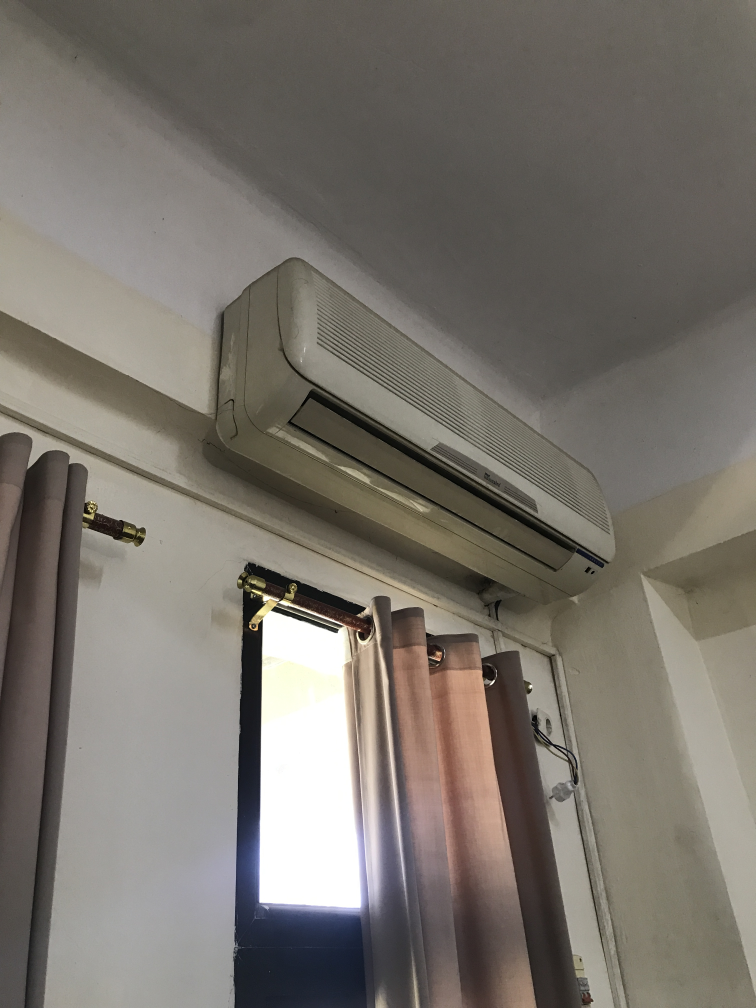
#> input picture S2/Vision/TP7/images/climatiseur/IMG_4389.JPG, 3024 x 4032 px (shown at 1/4 size); its folder holds 4 pictures in this run
$ python sfm.py
#> lines starting #> are read from the running program, lines starting #| are printed output that depends on the picture; long printed decimals are rounded
# Structure from Motion
# Authors: Arihant Gaur and Saurabh Kemekar
# Organization: IvLabs, VNIT


import cv2
import numpy as np
import os
from scipy.optimize import least_squares
import copy
import open3d as o3d
from tqdm import tqdm
import matplotlib.pyplot as plt

# Input Camera Intrinsic Parameters
# K = np.array([[2393.952166119461, -3.410605131648481e-13, 932.3821770809047], [0, 2398.118540286656, 628.2649953288065], [0, 0, 1]])

K = np.load("mtx.npy")
#> (reads S2/Vision/TP7/mtx.npy from the repository)


# Suppose if computationally heavy, then the images can be downsampled once. Note that downsampling is done in powers of two, that is, 1,2,4,8,...
downscale = 3
K[0,0] = K[0,0] / float(downscale)
K[1,1] = K[1,1] / float(downscale)
K[0,2] = K[0,2] / float(downscale)
K[1,2] = K[1,2] / float(downscale)

# Current Path Directory
path = os.getcwd()

# Input the directory where the images are kept. Note that the images have to be named in order for this particular implementation
#img_dir = path + '/Sample Dataset/'
# img_dir = 'images/door'
img_dir = 'images/climatiseur'

# A provision for bundle adjustment is added, for the newly added points from PnP, before being saved into point cloud. Note that it is still extremely slow
bundle_adjustment = False

# A function, to downscale the image in case SfM pipeline takes time to execute.
def img_downscale(img, downscale):
	downscale = int(downscale/2)
	i = 1
	while(i <= downscale):
		img = cv2.pyrDown(img)
		i = i + 1
	return img

# A function, for triangulation, given the image pair and their corresponding projection matrices
def Triangulation(P1, P2, pts1, pts2, K, repeat):
    if not repeat:
        points1 = np.transpose(pts1)
        points2 = np.transpose(pts2)
    else:
        points1 = pts1
        points2 = pts2

    cloud = cv2.triangulatePoints(P1, P2, points1, points2)
    cloud = cloud / cloud[3]

    return points1, points2, cloud


# Pipeline for Perspective - n - Point
def PnP(X, p, K, d, p_0, initial):
    # print(X.shape, p.shape, p_0.shape)
    if initial == 1:
        X = X[:, 0, :]
        p = p.T
        p_0 = p_0.T

    ret, rvecs, t, inliers = cv2.solvePnPRansac(X, p, K, d, cv2.SOLVEPNP_ITERATIVE)
    # print(X.shape, p.shape, t, rvecs)
    R, _ = cv2.Rodrigues(rvecs)

    if inliers is not None:
        p = p[inliers[:, 0]]
        X = X[inliers[:, 0]]
        p_0 = p_0[inliers[:, 0]]

    return R, t, p, X, p_0

# Calculation for Reprojection error in main pipeline
def ReprojectionError(X, pts, Rt, K, homogenity):
    total_error = 0
    R = Rt[:3, :3]
    t = Rt[:3, 3]

    r, _ = cv2.Rodrigues(R)
    if homogenity == 1:
        X = cv2.convertPointsFromHomogeneous(X.T)

    p, _ = cv2.projectPoints(X, r, t, K, distCoeffs=None)
    p = p[:, 0, :]
    p = np.float32(p)
    pts = np.float32(pts)
    if homogenity == 1:
        total_error = cv2.norm(p, pts.T, cv2.NORM_L2)
    else:
        total_error = cv2.norm(p, pts, cv2.NORM_L2)
    pts = pts.T
    tot_error = total_error / len(p)
    #print(p[0], pts[0])

    return tot_error, X, p


# Calculation of reprojection error for bundle adjustment
# [63 lines left out: functions OptimReprojectionError, BundleAdjustment, Draw_points, not called in this run]


def to_ply(path, point_cloud, colors, densify):
    out_points = point_cloud.reshape(-1, 3) * 200
    out_colors = colors.reshape(-1, 3)
    print(out_colors.shape, out_points.shape)
    verts = np.hstack([out_points, out_colors])

    # cleaning point cloud
    mean = np.mean(verts[:, :3], axis=0)
    temp = verts[:, :3] - mean
    dist = np.sqrt(temp[:, 0] ** 2 + temp[:, 1] ** 2 + temp[:, 2] ** 2)
    #print(dist.shape, np.mean(dist))
    indx = np.where(dist < np.mean(dist) + 300)
    verts = verts[indx]
    #print( verts.shape)
    ply_header = '''ply
		format ascii 1.0
		element vertex %(vert_num)d
		property float x
		property float y
		property float z
		property uchar blue
		property uchar green
		property uchar red
		end_header
		'''
    if not densify:
        with open(path + '/Point_Cloud/sparse.ply', 'w') as f:
            f.write(ply_header % dict(vert_num=len(verts)))
            np.savetxt(f, verts, '%f %f %f %d %d %d')
    else:
        with open(path + '/Point_Cloud/dense.ply', 'w') as f:
            f.write(ply_header % dict(vert_num=len(verts)))
            np.savetxt(f, verts, '%f %f %f %d %d %d')

# Camera pose registration. This is quite useful in visualizing the pose for each camera, along with the point cloud. It is currently disabled. Will be fixed later.
# [9 lines left out: function camera_orientation, not called in this run]


def common_points(pts1, pts2, pts3):
    '''Here pts1 represent the points image 2 find during 1-2 matching
    and pts2 is the points in image 2 find during matching of 2-3 '''
    indx1 = []
    indx2 = []
    for i in range(pts1.shape[0]):
        a = np.where(pts2 == pts1[i, :])
        if a[0].size == 0:
            pass
        else:
            indx1.append(i)
            indx2.append(a[0][0])

    '''temp_array1 and temp_array2 will which are not common '''
    temp_array1 = np.ma.array(pts2, mask=False)
    temp_array1.mask[indx2] = True
    temp_array1 = temp_array1.compressed()
    temp_array1 = temp_array1.reshape(int(temp_array1.shape[0] / 2), 2)

    temp_array2 = np.ma.array(pts3, mask=False)
    temp_array2.mask[indx2] = True
    temp_array2 = temp_array2.compressed()
    temp_array2 = temp_array2.reshape(int(temp_array2.shape[0] / 2), 2)
    print("Shape New Array", temp_array1.shape, temp_array2.shape)
    return np.array(indx1), np.array(indx2), temp_array1, temp_array2

# Feature detection for two images, followed by feature matching
def find_features(img0, img1):
    img0gray = cv2.cvtColor(img0, cv2.COLOR_BGR2GRAY)
    img1gray = cv2.cvtColor(img1, cv2.COLOR_BGR2GRAY)

    sift = cv2.SIFT_create()
    kp0, des0 = sift.detectAndCompute(img0gray, None)

    #lk_params = dict(winSize  = (15,15), maxLevel = 2, criteria = (cv2.TERM_CRITERIA_EPS | cv2.TERM_CRITERIA_COUNT, 10, 0.03))


    kp1, des1 = sift.detectAndCompute(img1gray, None)
    # [5 lines of commented-out code are left out]

    bf = cv2.BFMatcher()
    matches = bf.knnMatch(des0, des1, k=2)

    good = []
    for m, n in matches:
        if m.distance < 0.70 * n.distance:
            good.append(m)

    pts0 = np.float32([kp0[m.queryIdx].pt for m in good])
    pts1 = np.float32([kp1[m.trainIdx].pt for m in good])

    return pts0, pts1


cv2.namedWindow('image', cv2.WINDOW_NORMAL)

posearr = K.ravel()
R_t_0 = np.array([[1, 0, 0, 0], [0, 1, 0, 0], [0, 0, 1, 0]])
R_t_1 = np.empty((3, 4))

P1 = np.matmul(K, R_t_0)
Pref = P1
P2 = np.empty((3, 4))

Xtot = np.zeros((1, 3))
colorstot = np.zeros((1, 3))


img_list = sorted(os.listdir(img_dir))
images = []
for img in img_list:
    if '.jpg' in img.lower() or '.png' in img.lower():
        images = images + [img]
i = 0
mesh = o3d.geometry.TriangleMesh.create_coordinate_frame()


densify = False  # Added in case we will merge densification step in this code. Mostly it will be considered separately, though still added here.

# Setting the Reference two frames
img0 = img_downscale(cv2.imread(img_dir + '/' + images[i]), downscale)
#> in img_downscale, `downscale = int(downscale/2)`: downscale = 1
#> the loop in img_downscale, `while(i <= downscale):` made 1 pass
#> i on pass 1: 2
#> after the loop in img_downscale, `while(i <= downscale):`: i = 2
img1 = img_downscale(cv2.imread(img_dir + '/' + images[i + 1]), downscale)
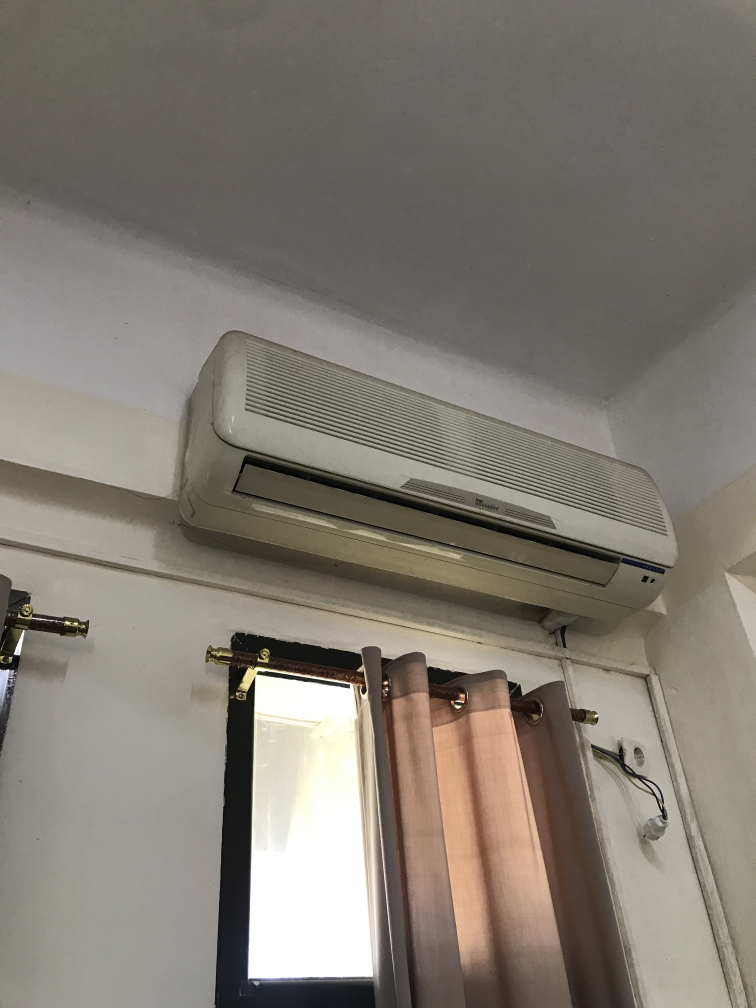
#> input picture S2/Vision/TP7/images/climatiseur/IMG_4390.JPG, 3024 x 4032 px (shown at 1/4 size)
#> the loop in img_downscale (call 2), `while(i <= downscale):` made 1 pass

pts0, pts1 = find_features(img0, img1)
#> in find_features, `img0gray = cv2.cvtColor(img0, cv2.COLOR_BGR2GRAY)`:
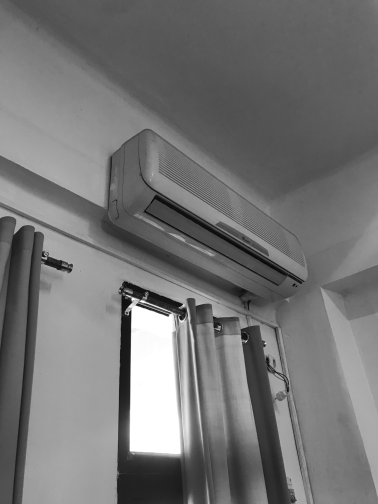
#> img0gray: shape (2016, 1512) (shown at 1/4 size); min 1, max 255, mean 115.8
#> in find_features, `img1gray = cv2.cvtColor(img1, cv2.COLOR_BGR2GRAY)`:
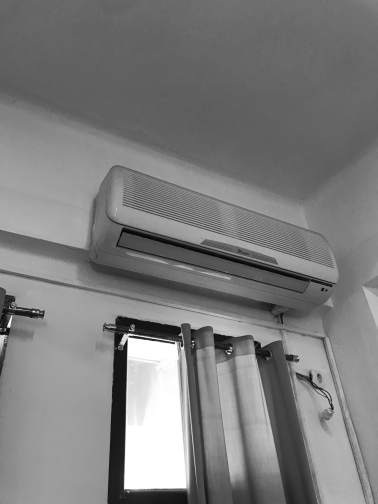
#> img1gray: shape (2016, 1512) (shown at 1/4 size); min 1, max 255, mean 124.1
#> in find_features, `kp0, des0 = sift.detectAndCompute(img0gray, None)`: kp0 = 3853 keypoints; strongest (x, y, size): (987, 1363, 3.2), (500, 1253, 3.2), (551, 1219, 8.6), (532, 1196, 9.5)
#> in find_features, `kp1, des1 = sift.detectAndCompute(img1gray, None)`: kp1 = 5334 keypoints; strongest (x, y, size): (774, 1379, 3.5), (519, 1346, 6), (771, 1366, 4.6), (772, 1390, 2.1)
#> in find_features, `matches = bf.knnMatch(des0, des1, k=2)`: matches = 3853 matches
#> after the loop in find_features, `for m, n in matches:`: good = 120 matches
#> in find_features, `pts0 = np.float32([kp0[m.queryIdx].pt for m in good])`: pts0 = 120 pairs, first value 29.24 to 1372.6, second value 655.9 to 1860.7
#> in find_features, `pts1 = np.float32([kp1[m.trainIdx].pt for m in good])`: pts1 = 120 pairs, first value 104.9 to 1475.1, second value 818.5 to 1966.6

# Finding essential matrix
E, mask = cv2.findEssentialMat(pts0, pts1, K, method=cv2.RANSAC, prob=0.999, threshold=0.4, mask=None)
#> E = [[0.04, -0.16, 0.559], [0.146, 0.0137, 0.398], [-0.472, -0.507, -0.0102]]; mask = 120 values, max 1 at index 29, min 0 at index 0, mean 0.175
pts0 = pts0[mask.ravel() == 1]
#> pts0 = 21 rows, first 8: [586, 1174.4], [586.2, 1178.7], [594.9, 1172.5], [614, 1325.9], [699.7, 1319.7], [878.7, 1299], [921.4, 1338], [990.5, 967.3]
pts1 = pts1[mask.ravel() == 1]
#> pts1 = 21 rows, first 8: [528.4, 1305.6], [529.3, 1310.1], [539.4, 1301.8], [624, 1453.4], [713.6, 1434.3], [926.6, 1383.7], [972.7, 1418.7], [982.2, 1015.2]
# The pose obtained is for second image with respect to first image
_, R, t, mask = cv2.recoverPose(E, pts0, pts1, K)  # |finding the pose
#> R = [[0.979, 0.205, -0.0113], [-0.205, 0.978, 0.0415], [0.0196, -0.0383, 0.999]]; t = [-0.565, 0.8, 0.2]; mask = 21 values from 255 to 255
pts0 = pts0[mask.ravel() > 0]
pts1 = pts1[mask.ravel() > 0]
R_t_1[:3, :3] = np.matmul(R, R_t_0[:3, :3])
R_t_1[:3, 3] = R_t_0[:3, 3] + np.matmul(R_t_0[:3, :3], t.ravel())

P2 = np.matmul(K, R_t_1)

# Triangulation is done for the first image pair. The poses will be set as reference, that will be used for increemental SfM
pts0, pts1, points_3d = Triangulation(P1, P2, pts0, pts1, K, repeat=False)
# Backtracking the 3D points onto the image and calculating the reprojection error. Ideally it should be less than one.
# If found to be the culprit for an incorrect point cloud, enable Bundle Adjustment
error, points_3d, repro_pts = ReprojectionError(points_3d, pts1, R_t_1, K, homogenity = 1)
#> in ReprojectionError, `X = cv2.convertPointsFromHomogeneous(X.T)`: X = 21 rows, first 8: [0.602, 2.78, 0.968], [0.601, 2.78, 0.966], [0.619, 2.79, 0.977], [0.656, 3.23, 0.995], [0.799, 3.33, 1.03], [1.2, 3.74, 1.17], [1.25, 3.78, 1.15], [1.75, 3.5, 1.49]
#> in ReprojectionError, `p, _ = cv2.projectPoints(X, r, t, K, distCoeffs=None)`: p = 21 rows, first 8: [528.4, 1305.6], [529.2, 1310.1], [539.4, 1301.9], [624, 1453.5], [713.6, 1434.3], [926.6, 1383.7], [972.7, 1418.9], [982.2, 1015.3]
#> in ReprojectionError, `total_error = cv2.norm(p, pts.T, cv2.NORM_L2)`: total_error = 0.46
#> in ReprojectionError, `pts = pts.T`: pts has the same summary as pts1 outside ReprojectionError
#> in ReprojectionError, `tot_error = total_error / len(p)`: tot_error = 0.0219
#> error = 0.0219; points_3d has the same summary as X in ReprojectionError; repro_pts has the same summary as p in ReprojectionError
print("REPROJECTION ERROR: ", error)
#| REPROJECTION ERROR:  0.02188
Rot, trans, pts1, points_3d, pts0t = PnP(points_3d, pts1, K, np.zeros((5, 1), dtype=np.float32), pts0, initial=1)
#> in PnP, `p = p.T`: p has the same summary as pts1 outside PnP
#> in PnP, `p_0 = p_0.T`: p_0 has the same summary as pts0 outside PnP
#> in PnP, `ret, rvecs, t, inliers = cv2.solvePnPRansac(X, p, K, d, cv2.SOLVEPNP_I..`: ret = True; rvecs = [-0.0403, -0.0156, -0.206]; t = [-0.565, 0.799, 0.2]; inliers = 21 values from 0 to 20
#> in PnP, `R, _ = cv2.Rodrigues(rvecs)`: R = [[0.979, 0.205, -0.0114], [-0.205, 0.978, 0.0416], [0.0197, -0.0384, 0.999]]
#> Rot has the same summary as R in PnP; trans = [-0.565, 0.799, 0.2]; pts0t has the same summary as pts0
#Xtot = np.vstack((Xtot, points_3d))

R = np.eye(3)
t = np.array([[0], [0], [0]], dtype=np.float32)

# Here, the total images to be take into consideration can be varied. Ideally, the whole set can be used, or a part of it. For whole lot: use tot_imgs = len(images) - 2
tot_imgs = len(images) - 2

posearr = np.hstack((posearr, P1.ravel()))
posearr = np.hstack((posearr, P2.ravel()))

gtol_thresh = 0.5
#camera_orientation(path, mesh, R_t_0, 0)
#camera_orientation(path, mesh, R_t_1, 1)

for i in tqdm(range(tot_imgs)):
    # Acquire new image to be added to the pipeline and acquire matches with image pair
    img2 = img_downscale(cv2.imread(img_dir + '/' + images[i + 2]), downscale)
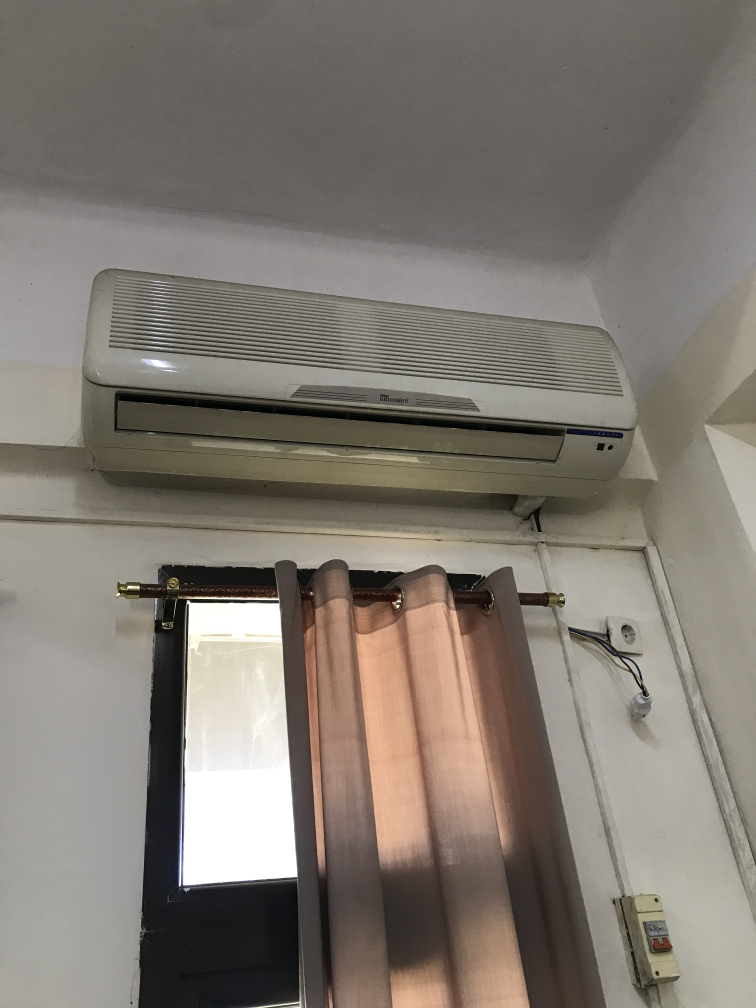
#> input picture S2/Vision/TP7/images/climatiseur/IMG_4391.JPG, 3024 x 4032 px (shown at 1/4 size)
#> (the rest of the program and of its run is left out)
